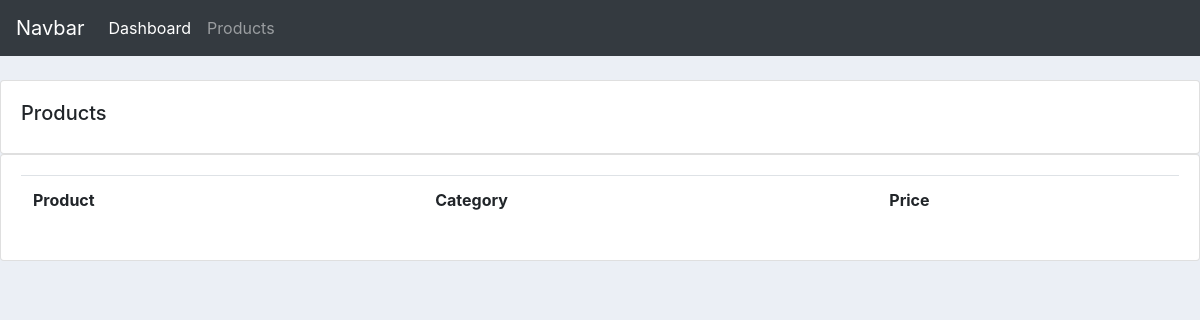
/products/, run on an earlier commit of the app's database.
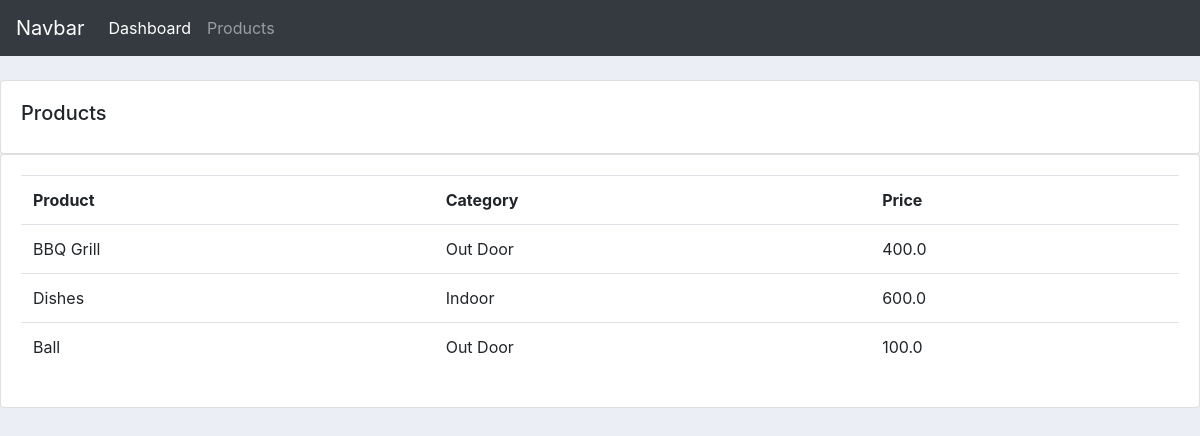
And on a later commit of the database.
### accounts/models.py (models this page shows, shortened)
class Product (models.Model):
    CATEGORY = (
        ('Indoor', 'Indoor'),
        ('Out Door', 'Out Door'),
    )
    name = models.CharField(max_length=200, null=True)
    price = models.FloatField(null=True)
    category = models.CharField(max_length=200, null=True, choices=CATEGORY)
    description = models.CharField(max_length=200, null=True, blank=True)
    date_created = models.DateTimeField(auto_now_add=True, null=True)
    tags = models.ManyToManyField(Tag)

### accounts/views.py (the view)
# urls.py: path('products/', product, name="product"),
def product(request):
    products = Product.objects.all()
    context = {'products':products}
    return render(request, "accounts/product.html", context)

### accounts/templates/accounts/product.html
{%  extends 'accounts/main.html' %}
{% block content %}
		<br>
		<div class="row">
			<div class="col-md">
				<div class="card card-body">
					<h5>Products</h5>
				</div>
				<div class="card card-body">
					<table class="table">
						<tr>
							<th>Product</th>
							<th>Category</th>
							<th>Price</th>
						</tr>
						{% for i in products %}
						<tr>
							<td>{{i.name}}</td>
							<td>{{i.category}}</td>
							<td>{{i.price}}</td>
						</tr>
						{% endfor %}
					</table>
				</div>
			</div>
		</div>
{% endblock content %}

What changed in the data, as far as the page shows it:
added Product: name "BBQ Grill", category "Out Door", price "400.0"
added Product: name "Dishes", category "Indoor", price "600.0"
added Product: name "Ball", category "Out Door", price "100.0"
